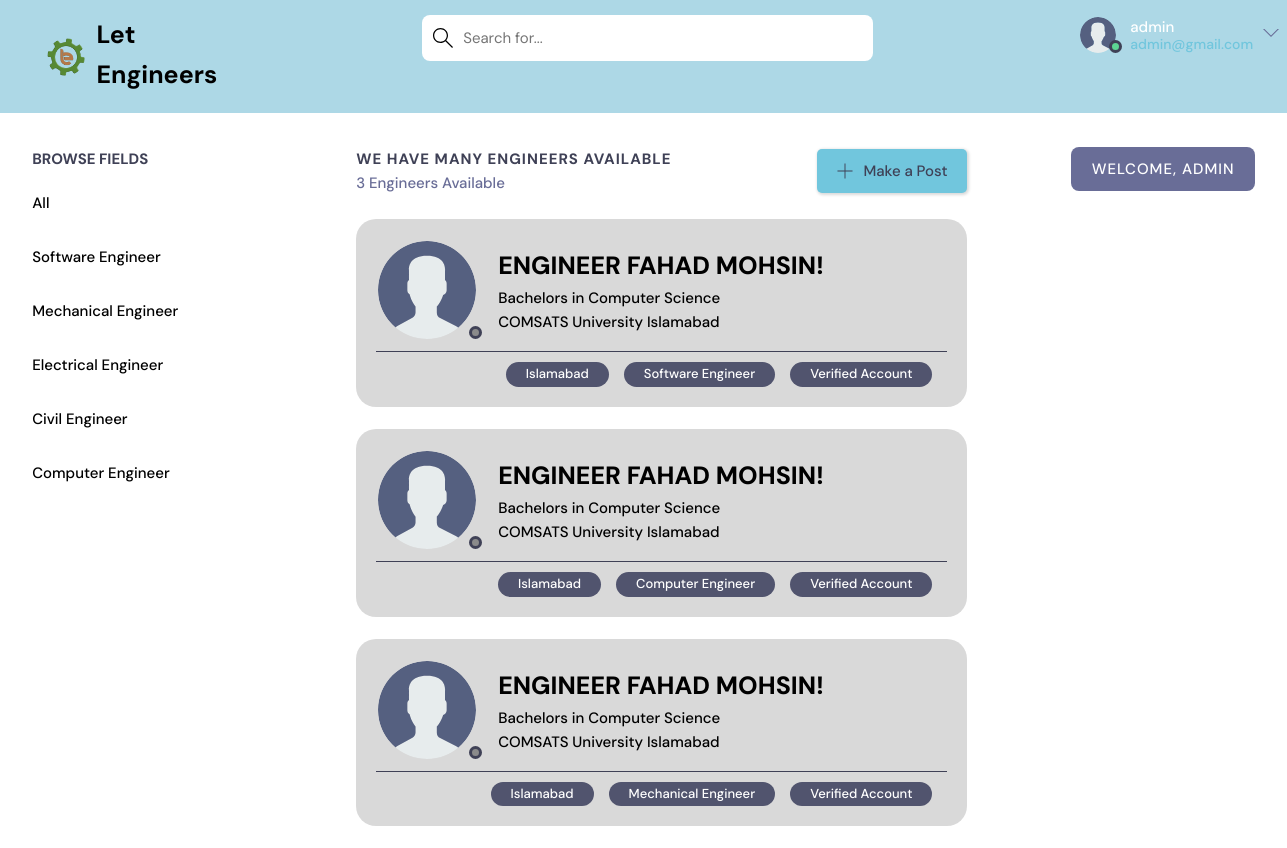
The app's page /home/ (signed in) with its own data.
### app1/models.py (models this page shows, shortened)
class Topic(models.Model):
    name = models.CharField(max_length=200)

class Room(models.Model):
    host =  models.ForeignKey(User, on_delete=models.SET_NULL, null=True)
    topic = models.ForeignKey(Topic, on_delete=models.SET_NULL, null=True)
    name = models.CharField(max_length=200)
    description = models.TextField(null=True, blank=True)
    participants = models.ManyToManyField(User, related_name='participants', blank=True)
    updated =models.DateTimeField(auto_now=True)
    created = models.DateTimeField(auto_now_add=True)
    class Meta:
        ordering = ['-updated', '-created']

### app1/views.py (the view)
# urls.py: path("home/", views.home, name="home"),
@login_required(login_url='index')
def home(request):
    q = request.GET.get('q') if request.GET.get('q') != None else ''
    rooms = Room.objects.filter(
        Q(topic__name__icontains=q) |
        Q(name__icontains=q) |
        Q(description__icontains=q)
    )
    topics = Topic.objects.all()[0:6]
    room_count = rooms.count()
    room_messages = Message.objects.filter(Q(room__topic__name__icontains=q))
    context = {'rooms': rooms, 'topics': topics,
               'room_count': room_count, 'room_messages': room_messages}
    return render(request, 'home_pages/home.html', context)

### app1/templates/home_pages/home.html
{% extends 'home_pages/main.html' %}
{% block content %}
    <main class="layout layout--3">
      <div class="container">
        {% include 'home_pages/topics_component.html' %}
        <div class="roomList">
          <div class="roomList__header">
            <div>
              <h2>We have many Engineers Available</h2>
              <p>{{room_count}} Engineers Available</p>
            </div>
            {% if request.user.is_authenticated %}
            <a class="btn btn--main" href="{% url 'create-room' %}">
              <svg version="1.1" xmlns="http://www.w3.org/2000/svg" width="32" height="32" viewBox="0 0 32 32">
                <title>add</title>
                <path d="M16.943 0.943h-1.885v14.115h-14.115v1.885h14.115v14.115h1.885v-14.115h14.115v-1.885h-14.115v-14.115z"></path>
              </svg>
              Make a Post
            </a>
            {% endif %}
          </div>
          {% include 'home_pages/feed_component.html' %}
        </div>
        {% include 'home_pages/activity_component.html' %}
      </div>
    </main>
{% endblock %}

### app1/templates/home_pages/navbar.html (shortened to what this page needs)
{% load static %}
<!DOCTYPE html>
<html lang="en">
<head>
  <link rel="stylesheet" href="{% static 'home_pages/css/navbar.css' %}" />
</head>
<body>
  <header class="header header--loggedIn">
    <div class="container">
      <a href="{% url 'index' %}" class="header__logo">
        <img src="{% static 'images/icons/favicon.png' %}" />
        <h1>Let Engineers</h1>
      </a>
      <form class="header__search"method="GET" action="{% url 'home' %}" >
        <label>
          <input name="q" placeholder="Search for..." />
        </label>
      </form>
      <nav class="header__menu">
        {% if request.user.is_authenticated %}
        <div class="header__user">
          <a href="#">
            <div class="avatar avatar--medium active">
              <img src="{% static 'images/avatar.svg' %}" />
            </div>
            <p>{{request.user.username}}<span>{{request.user.email}}</span></p>
          </a>
          <button class="dropdown-button">
            <svg version="1.1" xmlns="http://www.w3.org/2000/svg" width="32" height="32" viewBox="0 0 32 32">
              <title>chevron-down</title>
              <path d="M16 21l-13-13h-3l16 16 16-16h-3l-13 13z"></path>
            </svg>
          </button>
        </div>
        {% else %}
        <a href="{% url 'login' %}">
          <img src="{% static 'images/avatar.svg' %}" />
          <p>Login</p>
        </a>
        {% endif %}
      </nav>
    </div>
  </header>
</body>
</html>

### app1/templates/home_pages/topics_component.html
<div class="topics">
    <div class="topics__header">
      <h2>Browse Fields</h2>
    </div>
    <ul class="topics__list">
      <li>
        <a href="{% url 'home' %}" >All  </a>
      </li>
      {% for topic in topics %}
      <li>
        <a href="{% url 'home' %}?q={{topic.name}}">{{topic.name}}   </a>
      </li>
      {% endfor %}
    </ul>
  </div>

### app1/templates/home_pages/feed_component.html (shortened to what this page needs)
<!-- {% load static %}
{% load static %}
{% for room in rooms%}
<div class="roomListRoom">
  <div class="exr">
    <div class="avatar avatar--small">
      <img src="{% static 'images/avatar.svg' %}"/>
    </div>
    <div class="roomListRoom__header">
      <a href="{% url 'user-profile' room.host.id %}">
        <div class="roomListRoom__author text-1">Engineer Fahad Mohsin!</div>
        <div class="roomListRoom_fields text-2">Bachelors in Computer Science</div>
        <div class="roomListRoom_fields text-3">COMSATS University Islamabad</div>
      </a>
    </div>
  </div>
    <div class="roomListRoom__meta">
      <p class="roomListRoom__topic">Verified Account</p>
      <p class="roomListRoom__topic">{{room.topic.name}}</p>
      <p class="roomListRoom__topic">Islamabad</p>
    </div>
</div>
  {% endfor %}

### app1/templates/home_pages/activity_component.html
<div class="activities">
  <div class="activities__header">
      {% if request.user.is_authenticated %}
      <h2 style="text-align: center;">Welcome, {{request.user.username}}</h2>
    </div>
    {% endif %}
</div>

### static/home_pages/css/style.css (style rules this page uses)
:root { --color-main: #71c6dd; --color-main-light: #e1f6fb; --color-dark: #3f4156; --color-dark-medium: #51546e; --color-dark-light: #696d97; --color-light: #e5e5e5; --color-gray: #8b8b8b; --color-light-gray: #b2bdbd; --color-bg: #2d2d39; --color-success: #5dd693; --color-error: #fc4b0b; }
* { font-family: "DM Sans", -apple-system, BlinkMacSystemFont, "Segoe UI", Roboto, Oxygen, Ubuntu, Cantarell, "Open Sans", "Helvetica Neue", sans-serif; margin: 0; padding: 0; box-sizing: border-box; text-rendering: optimizeLegibility; font-size: inherit; }
html { font-size: 56.25%; }
@media only screen and (min-width: 1200px) { html { font-size: 62.5%; } }
body { line-height: 1.6; font-weight: 400; font-size: 1.5rem; color: white; background-color: white; min-height: 100vh; }
img { width: 100%; }
a { display: inline-block; color: var(--color-main); text-decoration: none; }
.container { max-width: 135rem; width: 95%; margin: auto; }
.btn { background-color: transparent; border: none; display: inline-flex; align-items: center; gap: 1rem; cursor: pointer; transition: all ease-in-out 0.3s; padding: 1rem 2rem; border-radius: 5px; box-shadow: 1px 1px 3px 1px rgba(0, 0, 0, 0.15); font-weight: 500; }
.btn--main { background-color: var(--color-main); color: var(--color-dark); }
.btn > svg { fill: currentColor; width: 1.6rem; height: 1.6rem; }
.avatar { position: relative; display: inline-block; border-radius: 10%; border: 2px solid transparent; }
.avatar img { display: block; border-radius: 50%; object-fit: cover; object-position: center; }
.avatar::after { content: ""; display: block; position: absolute; background-color: var(--color-gray); z-index: 111; border-radius: 50%; border: 0.3rem solid var(--color-dark); }
.avatar.active::after { background-color: var(--color-success); }
.avatar.avatar--small img { width: 9.8rem; height: 9.8rem; }
.avatar.avatar--small:after { width: 0.7rem; height: 0.7rem; bottom: 0px; right: -6px; }
.avatar.avatar--medium img { width: 3.6rem; height: 3.6rem; border-radius: 50%; }
.avatar.avatar--medium:after { width: 0.7rem; height: 0.7rem; bottom: 0px; right: -6px; }
.layout { margin-top: 3.4rem; }
.layout > .container { display: flex; justify-content: space-between; align-items: flex-start; }
.layout--3 > .container > div:first-child { flex-basis: 18%; max-width: 22.5rem; }
.layout--3 > .container > div:nth-child(2) { flex-basis: 50%; }
.layout--3 > .container > div:last-child { flex-basis: 15%; }
.topics__header { margin-bottom: 2rem; }
.topics__header h2 { text-transform: uppercase; font-weight: 700; color: var(--color-dark); }
.topics__list { list-style: none; }
.topics__list li a { display: flex; justify-content: space-between; margin-bottom: 3rem; font-weight: 500; color: black; transition: all 0.3s ease-in-out; }
.roomList__header { display: flex; align-items: center; justify-content: space-between; margin-bottom: 2.4rem; }
.roomList__header h2 { text-transform: uppercase; font-weight: 650; color: var(--color-dark); letter-spacing: 1px; }
.roomList__header p { font-weight: 500; color: var(--color-dark-light); }
.roomListRoom { margin-bottom: 2.2rem; background-color: rgba(211, 211, 211, 0.849); border-radius: 2rem; padding: 2rem; }
.exr { display: flex; }
.text-1, .text-2, .text-3 { padding-left: 20px; }
.roomListRoom__header { align-items: flex-start; display: flex; justify-content: space-around; flex-wrap: wrap; flex-direction: column; }
.roomListRoom__author { font-size: 25px; font-weight: 800; gap: 1rem; color: black; text-transform: uppercase; }
.roomListRoom_fields { font-size: 15px; font-weight: 500; color: black; }
.roomListRoom__meta { border-top: 1px solid var(--color-dark); padding-top: 1rem; display: flex; flex-direction: row-reverse; gap: 1em; }
.roomListRoom__topic { padding: 2px 2rem; background-color: var(--color-dark-medium); border-radius: 5rem; font-weight: 500; font-size: 1.3rem; }
.activities { background: var(--color-dark); border-radius: 8px; overflow: hidden; }
.activities__header h2 { background-color: var(--color-dark-light); text-transform: uppercase; font-weight: 500; padding: 1rem 1.5rem; color: white; letter-spacing: 1px; font-size: 1.5rem; }

### records on screen
Topic: name "Software Engineer"
Topic: name "Mechanical Engineer"
Topic: name "Electrical Engineer"
Topic: name "Civil Engineer"
Topic: name "Computer Engineer"
Room: topic.name "Software Engineer"
Room: topic.name "Computer Engineer"
Room: topic.name "Mechanical Engineer"

### other values on screen
{{ request.user.username }} "admin"
{{ request.user.email }} "admin@gmail.com"
{{ room_count }} "3"
{{ request.user.username }} "ADMIN"
